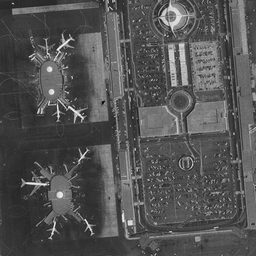
#> input picture DE/images/Airport.png, 256 x 256 px, shrunk from 1024 x 1024 before the run, given in place of Airport.png.png, which was not available
$ python DE_encoder.py
#> lines starting #> are read from the running program, lines starting #| are printed output that depends on the picture; long printed decimals are rounded; pictures that were not available may be replaced by others from this repository, and a replacement may not be noted
import cv2
import numpy as np
from skimage.metrics import structural_similarity as ssim
import os
import random

# Constants
channel_names = ['R', 'G', 'B']
FILE_TYPE = "png"
DE_IMAGES_PATH = "./DE/images/"
DE_MARKED_PATH = "./DE/marked/"
LOCATION_MAP_PATH = "./DE/location_map/"
LSB_PATH = "./DE/lsb/"
EMBED_DATA_PATH = "./DE/embed_data"

def save_embedded_data_as_text(img_name, data_to_hide, embedded_payload_size):
    with open(f"{EMBED_DATA_PATH}/{img_name}_embed_data.txt", "w") as file:
        file.write(''.join(map(str, data_to_hide[:embedded_payload_size])))

# [8 lines left out: function save_embedded_data_as_text_color, not called in this run]

def calculate_psnr(original, marked):
    if len(original.shape) == 3 and len(marked.shape) == 2:
        original = cv2.cvtColor(original, cv2.COLOR_BGR2GRAY)

    mse = np.mean((original - marked) ** 2)
    if mse == 0:
        return float('inf')
    return 20 * np.log10(255 / np.sqrt(mse))

def calculate_ssim(original, marked):
    # 确定窗口大小
    win_size = min(3, original.shape[0], original.shape[1])  # 保证窗口大小不超过图像尺寸

    # 确保两个图像的维度一致
    if len(original.shape) == 3 and len(marked.shape) == 2:
        original = cv2.cvtColor(original, cv2.COLOR_BGR2GRAY)
    elif len(original.shape) == 2 and len(marked.shape) == 3:
        marked = cv2.cvtColor(marked, cv2.COLOR_BGR2GRAY)

    # 计算SSIM
    return ssim(original, marked, win_size=win_size)

def create_directory_if_not_exists(path):
    if not os.path.exists(path):
        os.makedirs(path)

def is_grayscale(image):
    if len(image.shape) < 3:
        return True
    elif image.shape[2] == 1:
        return True
    else:
        # Calculate saturation and determine if it's grayscale
        saturation = np.max(image, axis=2) - np.min(image, axis=2)
        return np.all(saturation < 10)  # Threshold for grayscale

def integer_transform(x, y):
    """
    Perform integer transform on a pair of pixels.
    :param x, y: Pixel values.
    :return: Transformed components (average and difference).
    """
    x, y = np.int16(x), np.int16(y)  # Convert to larger integer type
    l = (x + y) // 2  # Average
    h = x - y  # Difference
    return l, h

def inverse_integer_transform(l, h):
    """
    Perform inverse integer transform to reconstruct original pixels.
    :param l, h: Transformed components (average and difference).
    :return: Original pixel values.
    """
    x = l + (h + 1) // 2
    y = l - (h // 2)
    x = np.clip(x, 0, 255)  # Clipping to the valid range
    y = np.clip(y, 0, 255)
    return x, y

def embed_data_in_difference(h, bit):
    if bit == 1:
        h = 2 * h + 1
    else:
        h = 2 * h
    return h

def generate_random_payload(payload_size, ratio_of_ones):
    num_ones = int(payload_size * ratio_of_ones)
    num_zeros = payload_size - num_ones

    payload = [1] * num_ones + [0] * num_zeros
    random.shuffle(payload)
    return payload

def is_expandable(h, l):
    if h == 0 or h == 1:
        return False
    else:
        return abs(2 * h + 1) <= min(2 * (255 - l), 2 * l + 1) and \
           abs(2 * h) <= min(2 * (255 - l), 2 * l + 1)

# [4 lines left out: function is_changeable, not called in this run]

def hide_data_in_grayscale_channel(channel, data, location_map, original_lsb):
    if len(channel.shape) == 3:
        channel = cv2.cvtColor(channel, cv2.COLOR_BGR2GRAY)

    height, width = channel.shape
    i = 0
    for y in range(height):
        for x in range(0, width, 2):
            if i >= len(data):
                break

            pixel1 = channel[y, x]
            pixel2 = channel[y, x + 1] if x + 1 < width else pixel1  # 处理最后一列像素

            l, h = integer_transform(pixel1, pixel2)
            original_lsb[y, x] = pixel1 % 2

            if is_expandable(h, l):
                location_map[y, x] = 1  # 标记为用于嵌入
                h = embed_data_in_difference(h, data[i])
                i += 1
            else:
                location_map[y, x] = 0  # 标记为未使用

            x_new, y_new = inverse_integer_transform(l, h)
            channel[y, x] = x_new
            if x + 1 < width:
                channel[y, x + 1] = y_new

    updated_payload_size = np.sum(location_map)
    return channel, updated_payload_size

# [28 lines left out: function hide_data_in_color_channel, not called in this run]

def calculate_max_payload_size(image):
    height, width = image.shape[:2]
    return height * width // 2  # Assuming one bit per pixel pair

def main():
    img_name = input("Image name: ")
#> the answer given: images/Airport.png
    orig_img = cv2.imread(DE_IMAGES_PATH + f"{img_name}.{FILE_TYPE}")
#> orig_img is the input picture: shape (256, 256, 3); min 7, max 246, mean 83

    if orig_img is None:
        print("Error reading original image file")
        return

    height, width = orig_img.shape[:2]
#> height = 256; width = 256
    grayscale = is_grayscale(orig_img)
#> in is_grayscale, `saturation = np.max(image, axis=2) - np.min(image, axis=2)`: saturation: shape (256, 256); every value is 0
#> grayscale = True
    max_payload_size = calculate_max_payload_size(orig_img)
#> max_payload_size = 32768

    # 生成随机有效载荷数据
    ratio_of_ones = 0.5  # 这里可以根据需要调整 1 的比例，舉例來說 ratio_of_ones = 0.5 表示 50% 的 1 和 50% 的 0
    data_to_hide = generate_random_payload(max_payload_size, ratio_of_ones)
#> in generate_random_payload, `num_ones = int(payload_size * ratio_of_ones)`: num_ones = 16384
#> in generate_random_payload, `payload = [1] * num_ones + [0] * num_zeros`: payload = 32768 items
#> data_to_hide = 32768 items

    location_map = np.zeros((height, width), dtype=int)
    original_lsb = np.zeros((height, width), dtype=int)

    if grayscale:
        print(f"{img_name} is a Grayscale image")
        marked_img, updated_payload_size = hide_data_in_grayscale_channel(orig_img.copy(), data_to_hide, location_map, original_lsb)
#> after the loop in hide_data_in_grayscale_channel, `for y in range(height):`:
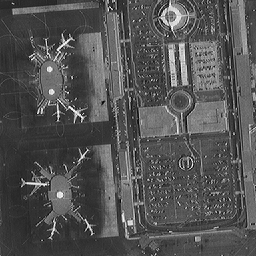
#> channel: shape (256, 256); min 0, max 255, mean 83
#> after the loop in hide_data_in_grayscale_channel, `for y in range(height):`:
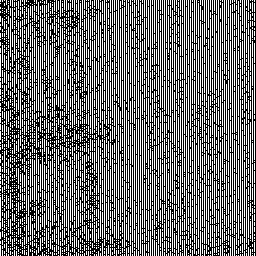
#> location_map: shape (256, 256) int64; values 0 (black) and 1 (white), 43.2% white in thin lines or dots
#> after the loop in hide_data_in_grayscale_channel, `for y in range(height):`:
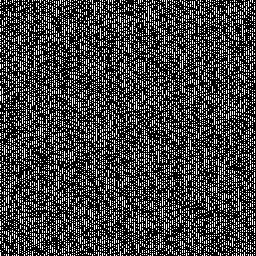
#> original_lsb: shape (256, 256) int64; values 0 (black) and 1 (white), 24.9% white in thin lines or dots
        save_embedded_data_as_text(img_name, data_to_hide, updated_payload_size)
        np.save(LOCATION_MAP_PATH + f"{img_name}_location_map.npy", location_map)
        np.save(LSB_PATH + f"{img_name}_original_lsb.npy", original_lsb)

    else:
        print(f"{img_name} is a Color image")
        marked_img = orig_img.copy()
        location_maps = [np.zeros((height, width)) for _ in range(3)]
        original_lsbs = [np.zeros((height, width)) for _ in range(3)]

        channel_payload_sizes = []
        for c in range(3):
            channel = marked_img[:, :, c]
            marked_channel, channel_payload_size = hide_data_in_color_channel(channel, data_to_hide, location_maps[c], original_lsbs[c])
            marked_img[:, :, c] = marked_channel
            channel_payload_sizes.append(channel_payload_size)

        save_embedded_data_as_text_color(img_name, data_to_hide, channel_payload_sizes)

        updated_payload_size = sum(channel_payload_sizes)
        for c in range(3):
            np.save(LOCATION_MAP_PATH + f"{img_name}_channel_{channel_names[c]}_location_map.npy", location_maps[c])
            np.save(LSB_PATH + f"{img_name}_channel_{channel_names[c]}_original_lsb.npy", original_lsbs[c])

    cv2.imwrite(DE_MARKED_PATH + f"{img_name}_markedImg.{FILE_TYPE}", marked_img)

    # Calculate and display metrics
    print(f"Embedded Payload size: {updated_payload_size}")
#| Embedded Payload size: 28312
    print(f"Payload content: {''.join(map(str, data_to_hide[:50]))}...")
#> (printed output is left out)

    bpp = updated_payload_size / (orig_img.shape[0] * orig_img.shape[1])
    print(f"Bits per pixel (bpp): {bpp:.4f}")
#| Bits per pixel (bpp): 0.4320

    psnr_value = calculate_psnr(orig_img, marked_img)
    print(f"PSNR: {psnr_value:.2f} dB")
#| PSNR: 32.97 dB

    ssim_value = calculate_ssim(orig_img, marked_img)
    print(f"SSIM: {ssim_value:.5f}")
#| SSIM: 0.9025

    # Displaying images based on user choice
    display_choice = input("Display images? (y/n): ")
#> the answer given: y
    if display_choice.lower() == 'y':
        cv2.imshow("Original", orig_img)
        cv2.imshow("Marked", marked_img)
        cv2.waitKey(0)
        cv2.destroyAllWindows()

if __name__ == "__main__":
    main()
